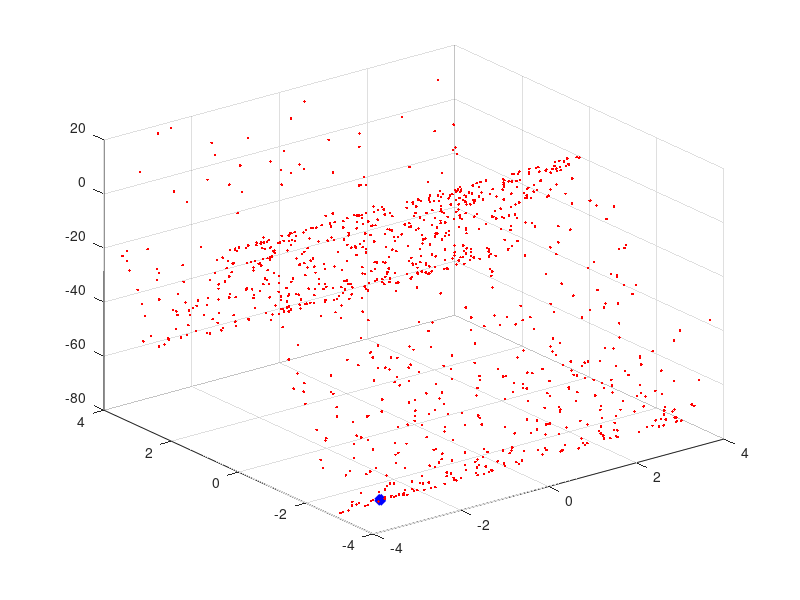

Source code (MATLAB):
clc ; 
%clear all
close all;

%% initialization
swarm_size = 64;            %jumlah partikel
maxIter = 100;              %jumlah iterasi
inertia = 1.0;
correction_factor = 2.0;

%posisi awal swarm
a = 1:8;
[X,Y] = meshgrid(a,a);
C = cat(2,X',Y');
D = reshape(C,[],2);
swarm(1:swarm_size,1,1:2) = D;      %posisi awal partikel
swarm(:,2,:) = 0;                   %velocity awal partikel
swarm(:,4,1) = 100;                 %posisi terbaik saat ini
plotObjFcn = 1;

%fungsi
objfcn = @(x)0.5*((x(:,1).^4)-16*(x(:,1).^2)+5*(x(:,1)))+0.5*((x(:,2).^4)-16*(x(:,2).^2)+5*(x(:,2)));

tic;

%iterasi PSO
for iter = 1:maxIter
    
    swarm(:, 1, 1) = swarm (:, 1, 1) + swarm(:, 2, 1); %update posisi x dengan velocity
    swarm(:, 1, 2) = swarm (:, 1, 2) + swarm(:, 2, 2); %update posisi y dengan velocity
    x = swarm(:, 1, 1);
    y = swarm(:, 1, 2);               %update posisi
    fval = objfcn([x,y]);  
    
    for i = 1:swarm_size
        if fval(i,1) < swarm(i, 4, 1)
            swarm(i, 3, 1) = swarm(i, 1, 1);    %update posisi x
            swarm(i, 3, 2) = swarm(i, 1, 2);    %update posisi y
            swarm(i, 4, 1) = fval(i, 1);        %update nilai terbaik
        end
    end
    
    [~, gbest] = min(swarm(:, 4, 1));           %nilai total
    
    %update velocity
    swarm(:, 2, 1) = inertia*(rand(swarm_size,1).*swarm(:, 2, 1)) + correction_factor*(rand(swarm_size,1).*(swarm(:, 3, 1) ...
        - swarm(:, 1, 1))) + correction_factor*(rand(swarm_size,1).*(swarm(gbest, 3, 1) - swarm(:, 1, 1)));
    swarm(:, 2, 2) = inertia*(rand(swarm_size,1).*swarm(:, 2, 2)) + correction_factor*(rand(swarm_size,1).*(swarm(:, 3, 2) ...
        - swarm(:, 1, 2))) + correction_factor*(rand(swarm_size,1).*(swarm(gbest, 3, 2) - swarm(:, 1, 2)));
    
    %plot partikel
    clf;plot(swarm(:, 1, 1), swarm(:, 1, 2), 'bx');grid         %pergerakan swarm
    axis([-4 4 -4 4]);
    pause(.5);
    disp(['iteration: ' num2str(iter)]);
    
    %hold on
end
toc

%%plot
if plotObjFcn
    ub = -4;
    lb = 4;
    npoints = 1000;
    x = (ub-lb) .*rand(npoints, 2) + lb;
    for i = 1:npoints
        f = objfcn([x(i,2) x(i,2)]);
        plot3(x(i,1),x(i,2),f,'.r');hold on
    end
    plot3(swarm(1, 3, 1),swarm(1, 3, 2),swarm(1, 4, 1),'xb','linewidth',5,'Markersize',5);grid
    hold on
end

x
xg=min(x)
            